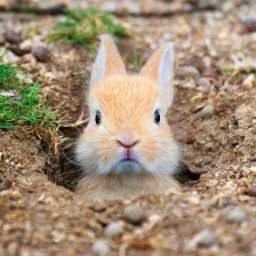
#> input picture CryptoGrapthy/1.jpg, 256 x 256 px
$ python image-steganography.py
#> lines starting #> are read from the running program, lines starting #| are printed output that depends on the picture
from PIL import Image
import numpy as np
import matplotlib.pyplot as plt


def steg_process():

    # load and convert to gray
    c = Image.open("1.jpg").convert("L")
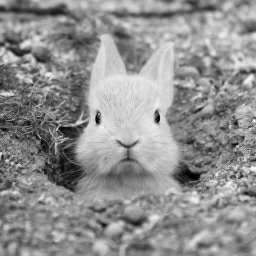
#> c: PIL image 256x256 L; min 1, max 249, mean 144.1
    s = Image.open("2.jpg").convert("L")
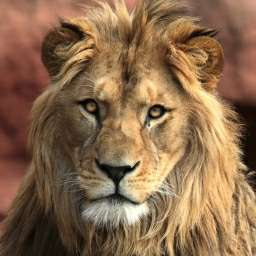
#> input picture CryptoGrapthy/2.jpg, 256 x 256 px
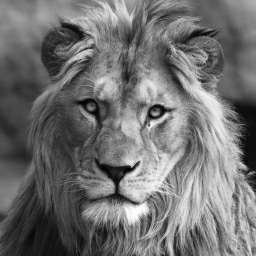
#> s: PIL image 256x256 L; min 0, max 254, mean 112.9

    # resizing the secret so that both match
    s = s.resize(c.size)

    cover = np.array(c)
    secret = np.array(s)

    # ---- hiding part ----

    # take upper 4 bits of secret
    # (instead of direct mask I divide by 16)
    secret_part = (secret // 16)

    # clear last 4 bits of cover
    # (multiply by 16 drops lower nibble)
    cover_part = (cover // 16) * 16

    # combine both
    stego = cover_part + secret_part

    # ---- extraction part ----

    # to extract, take last 4 bits (mod 16), then multiply back
    recovered = (stego % 16) * 16

    # convert arrays back to images
    cover_img = Image.fromarray(cover)
    secret_img = Image.fromarray(secret)
    stego_img = Image.fromarray(stego.astype(np.uint8))
    extracted_img = Image.fromarray(recovered.astype(np.uint8))

    # ---- show all results ----
    plt.figure(figsize=(12, 8))

    plt.subplot(2, 2, 1)
    plt.title("Cover Gray")
    plt.imshow(cover_img, cmap='gray')
    plt.axis("off")

    plt.subplot(2, 2, 2)
    plt.title("Secret Gray")
    plt.imshow(secret_img, cmap='gray')
    plt.axis("off")

    plt.subplot(2, 2, 3)
    plt.title("Stego (after hiding)")
    plt.imshow(stego_img, cmap='gray')
    plt.axis("off")

    plt.subplot(2, 2, 4)
    plt.title("Extracted Image")
    plt.imshow(extracted_img, cmap='gray')
    plt.axis("off")

    plt.tight_layout()
    plt.show()
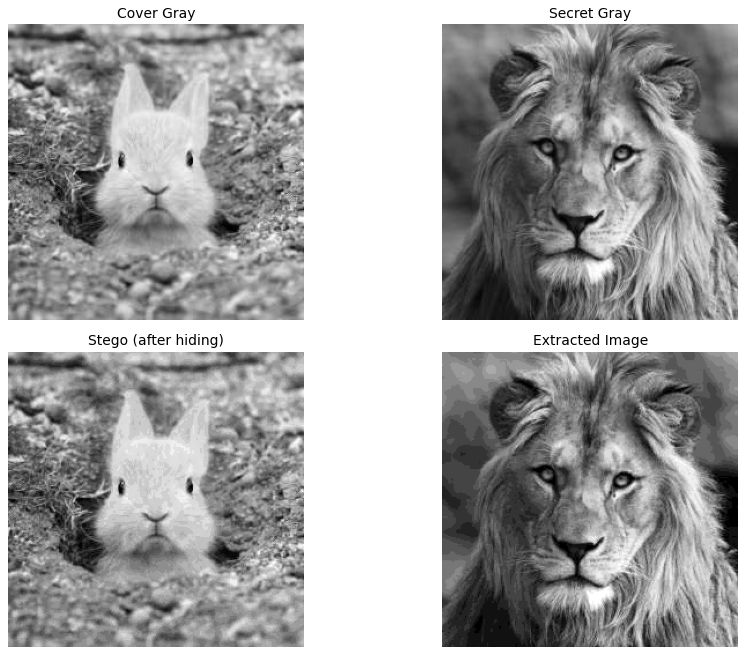
#> figure drawn by matplotlib, 4 panels


if __name__ == "__main__":
    steg_process()
